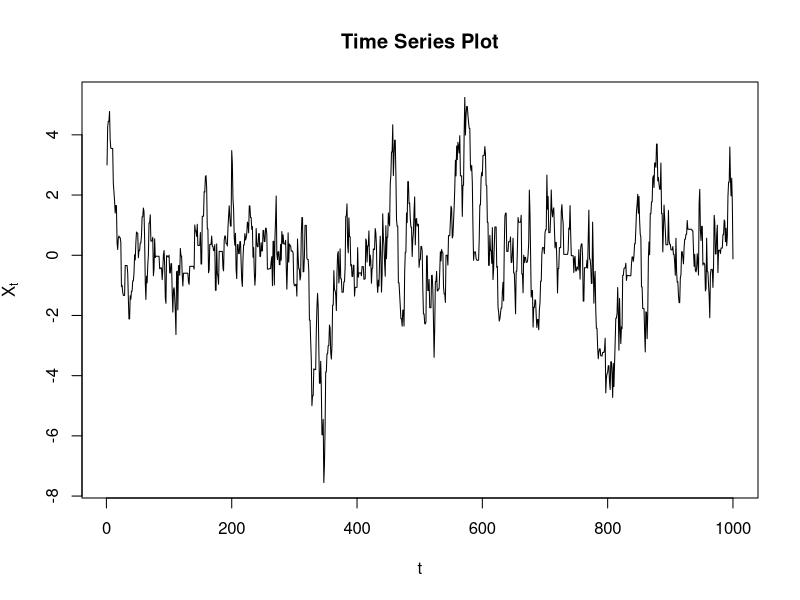
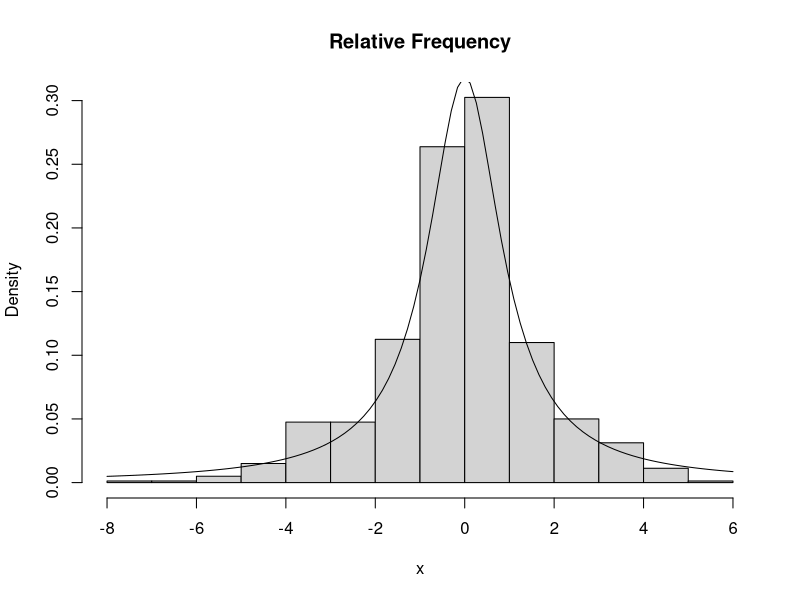

Reproduce these figures in R, in order.
## ---- chunk 1
knitr::opts_chunk$set(echo = TRUE)
## ---- chunk 2
set.seed(0)

p <- function(x) 1 / (pi * (1 + x ^ 2))

metropolis <- function(init, n) {
  x <- init
  
  sample <-  c(x)
  while (length(sample) < n) {
    proposal <- rnorm(1, mean=x, sd=1)
    r <- p(proposal) / p(x)
    if (r > 1 || runif(1) <= r) {x <- proposal}
    sample <- c(sample, x)
  }
  sample
}

output1 <- metropolis(3, 1000)
## ---- chunk 3
plot(x=1:length(output1), y=output1, type='l', xlab='t',
     ylab=expression(X[t]), main='Time Series Plot')
hist(output1[201:1000],  xlab='x', prob=TRUE, main='Relative Frequency')
curve(dcauchy, add=TRUE)
## ---- chunk 4
sample <- output1[201:1000]
med <- median(sample)
se <- pi * (1 + med ^ 2) / (2 * sqrt(length(sample)))
med # Median
se # Standard error calculated using the formula provided
